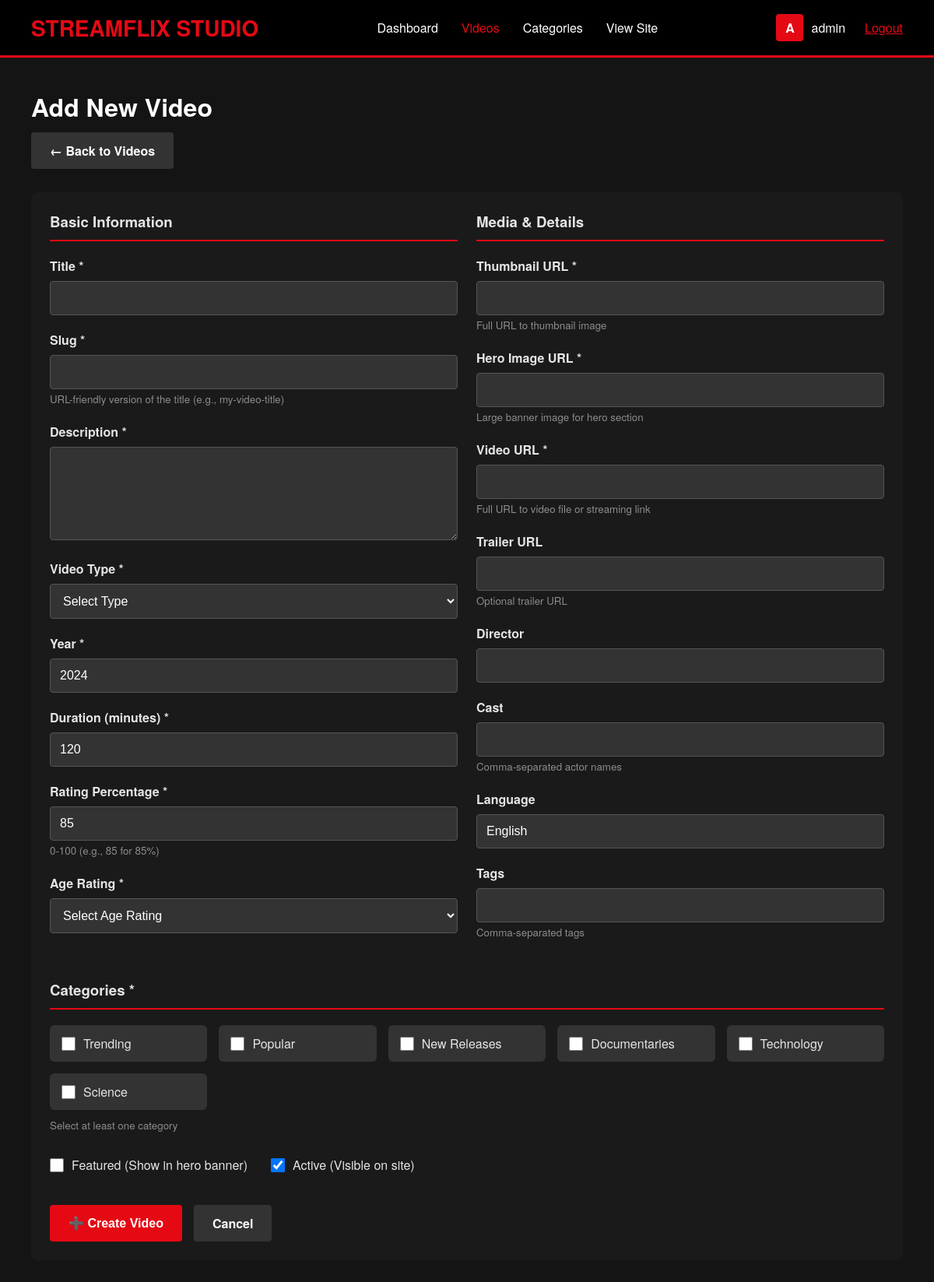
Page /content-manager/videos/add/ (signed in) on the committed database.
### netflix/models.py (models this page shows, shortened)
class Category(models.Model):
    name = models.CharField(max_length=100, unique=True)
    slug = models.SlugField(max_length=100, unique=True)
    description = models.TextField(blank=True)
    order = models.IntegerField(default=0, help_text="Display order on homepage (lower numbers first)")
    is_active = models.BooleanField(default=True)
    created_at = models.DateTimeField(auto_now_add=True)
    class Meta:
        verbose_name_plural = "Categories"
        ordering = ['order', 'name']

### netflix/admin_views.py (the view, shortened to what this page needs)
# urls.py: path('content-manager/videos/add/', admin_views.admin_video_edit, name='admin_video_add'),
@login_required
@user_passes_test(is_staff_user)
def admin_video_edit(request, video_id=None):
    video = None
    if video_id:
        video = get_object_or_404(Video, id=video_id)
    all_categories = Category.objects.filter(is_active=True)
    context = {
        'video': video,
        'all_categories': all_categories,
        'video_types': Video.VIDEO_TYPE_CHOICES,
        'age_ratings': [choice[0] for choice in Video._meta.get_field('age_rating').choices],
    }
    return render(request, 'netflix/admin/video_edit.html', context)

### netflix/admin_views.py (called while the page is built)
def is_staff_user(user):
    return user.is_staff or user.is_superuser

### netflix/templates/netflix/admin/video_edit.html (shortened to what this page needs)
{% extends 'netflix/admin/base.html' %}
{% block content %}
<div class="admin-header">
    <h1 class="admin-title">{% if video %}Edit Video{% else %}Add New Video{% endif %}</h1>
    <a href="{% url 'netflix:admin_video_list' %}" class="btn btn-secondary">← Back to Videos</a>
</div>
<div class="admin-card">
    <form method="POST" action="">
        <div style="display: grid; grid-template-columns: 1fr 1fr; gap: 24px;">
            <div>
                <h3 style="color: #e5e5e5; margin-bottom: 20px; border-bottom: 2px solid #E50914; padding-bottom: 10px;">Basic Information</h3>
                <div class="form-group">
                    <label class="form-label">Title *</label>
                    <input type="text" name="title" class="form-control" value="{{ video.title }}" required>
                </div>
                <div class="form-group">
                    <label class="form-label">Slug *</label>
                    <input type="text" name="slug" class="form-control" value="{{ video.slug }}" required>
                    <small style="color: #8c8c8c;">URL-friendly version of the title (e.g., my-video-title)</small>
                </div>
                <div class="form-group">
                    <label class="form-label">Description *</label>
                    <textarea name="description" class="form-control" rows="4" required>{{ video.description }}</textarea>
                </div>
                <div class="form-group">
                    <label class="form-label">Video Type *</label>
                    <select name="video_type" class="form-control" required>
                        <option value="">Select Type</option>
                    </select>
                </div>
                <div class="form-group">
                    <label class="form-label">Year *</label>
                    <input type="number" name="year" class="form-control" value="{{ video.year|default:2024 }}" min="1900" max="2100" required>
                </div>
                <div class="form-group">
                    <label class="form-label">Duration (minutes) *</label>
                    <input type="number" name="duration_minutes" class="form-control" value="{{ video.duration_minutes|default:120 }}" min="1" required>
                </div>
                <div class="form-group">
                    <label class="form-label">Rating Percentage *</label>
                    <input type="number" name="rating_percentage" class="form-control" value="{{ video.rating_percentage|default:85 }}" min="0" max="100" required>
                    <small style="color: #8c8c8c;">0-100 (e.g., 85 for 85%)</small>
                </div>
                <div class="form-group">
                    <label class="form-label">Age Rating *</label>
                    <select name="age_rating" class="form-control" required>
                        <option value="">Select Age Rating</option>
                    </select>
                </div>
            </div>
            <div>
                <h3 style="color: #e5e5e5; margin-bottom: 20px; border-bottom: 2px solid #E50914; padding-bottom: 10px;">Media & Details</h3>
                <div class="form-group">
                    <label class="form-label">Thumbnail URL *</label>
                    <input type="url" name="thumbnail" class="form-control" value="{{ video.thumbnail }}" required>
                    <small style="color: #8c8c8c;">Full URL to thumbnail image</small>
                </div>
                <div class="form-group">
                    <label class="form-label">Hero Image URL *</label>
                    <input type="url" name="hero_image" class="form-control" value="{{ video.hero_image }}" required>
                    <small style="color: #8c8c8c;">Large banner image for hero section</small>
                </div>
                <div class="form-group">
                    <label class="form-label">Video URL *</label>
                    <input type="url" name="video_url" class="form-control" value="{{ video.video_url }}" required>
                    <small style="color: #8c8c8c;">Full URL to video file or streaming link</small>
                </div>
                <div class="form-group">
                    <label class="form-label">Trailer URL</label>
                    <input type="url" name="trailer_url" class="form-control" value="{{ video.trailer_url }}">
                    <small style="color: #8c8c8c;">Optional trailer URL</small>
                </div>
                <div class="form-group">
                    <label class="form-label">Director</label>
                    <input type="text" name="director" class="form-control" value="{{ video.director }}">
                </div>
                <div class="form-group">
                    <label class="form-label">Cast</label>
                    <input type="text" name="cast" class="form-control" value="{{ video.cast }}">
                    <small style="color: #8c8c8c;">Comma-separated actor names</small>
                </div>
                <div class="form-group">
                    <label class="form-label">Language</label>
                    <input type="text" name="language" class="form-control" value="{{ video.language|default:'English' }}">
                </div>
                <div class="form-group">
                    <label class="form-label">Tags</label>
                    <input type="text" name="tags" class="form-control" value="{{ video.tags }}">
                    <small style="color: #8c8c8c;">Comma-separated tags</small>
                </div>
            </div>
        </div>
        <div style="margin-top: 30px;">
            <h3 style="color: #e5e5e5; margin-bottom: 20px; border-bottom: 2px solid #E50914; padding-bottom: 10px;">Categories *</h3>
            <div style="display: grid; grid-template-columns: repeat(auto-fill, minmax(200px, 1fr)); gap: 15px;">
                {% for category in all_categories %}
                <div style="background: #333; padding: 12px 15px; border-radius: 6px;">
                    <label style="display: flex; align-items: center; cursor: pointer; margin: 0;">
                        <input
                            type="checkbox"
                            name="categories"
                            value="{{ category.id }}"
                            style="margin-right: 10px; width: 18px; height: 18px; cursor: pointer;"
                        >
                        <span style="color: #e5e5e5;">{{ category.name }}</span>
                    </label>
                </div>
                {% endfor %}
            </div>
            <small style="color: #8c8c8c; display: block; margin-top: 10px;">Select at least one category</small>
        </div>
        <div style="margin-top: 30px; display: flex; gap: 30px;">
            <label style="display: flex; align-items: center; cursor: pointer; color: #e5e5e5;">
                <input
                    type="checkbox"
                    name="is_featured"
                    value="true"
                    style="margin-right: 10px; width: 18px; height: 18px; cursor: pointer;"
                >
                <span>Featured (Show in hero banner)</span>
            </label>
            <label style="display: flex; align-items: center; cursor: pointer; color: #e5e5e5;">
                <input
                    type="checkbox"
                    name="is_active"
                    value="true"
                    {% if video.is_active or not video %}checked{% endif %}
                    style="margin-right: 10px; width: 18px; height: 18px; cursor: pointer;"
                >
                <span>Active (Visible on site)</span>
            </label>
        </div>
        <div style="margin-top: 40px; display: flex; gap: 15px;">
            <button type="submit" class="btn btn-primary">
                {% if video %}💾 Update Video{% else %}➕ Create Video{% endif %}
            </button>
            <a href="{% url 'netflix:admin_video_list' %}" class="btn btn-secondary">Cancel</a>
        </div>
    </form>
</div>
{% endblock %}

### netflix/templates/netflix/admin/base.html (shortened to what this page needs)
<!DOCTYPE html>
<html lang="en">
<head>
</head>
<body>
    <nav class="admin-nav">
        <a href="{% url 'netflix:admin_dashboard' %}" class="admin-logo">STREAMFLIX STUDIO</a>
        <ul class="admin-menu">
            <li><a href="{% url 'netflix:admin_dashboard' %}" {% if request.resolver_match.url_name == 'admin_dashboard' %}class="active"{% endif %}>Dashboard</a></li>
            <li><a href="{% url 'netflix:admin_video_list' %}" {% if 'video' in request.resolver_match.url_name %}class="active"{% endif %}>Videos</a></li>
            <li><a href="{% url 'netflix:admin_category_list' %}" {% if 'category' in request.resolver_match.url_name %}class="active"{% endif %}>Categories</a></li>
            <li><a href="{% url 'netflix:home' %}">View Site</a></li>
        </ul>
        <div class="admin-user">
            <div class="admin-user-icon">{{ request.user.username|first|upper }}</div>
            <span>{{ request.user.username }}</span>
            <a href="{% url 'netflix:logout' %}" style="margin-left: 15px; color: #E50914;">Logout</a>
        </div>
    </nav>
    <div class="admin-container">
        {% block content %}
        {% endblock %}
    </div>
</body>
</html>

### rows in the picture
Category: name "Trending"
Category: name "Popular"
Category: name "New Releases"
Category: name "Documentaries"
Category: name "Technology"
Category: name "Science"

### other values in the picture
{{ request.user.username|first|upper }} "A"
{{ request.user.username }} "admin"
